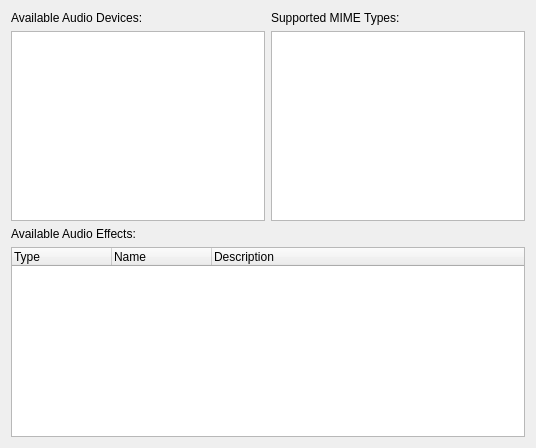
<ui version="4.0" >
 <class>BackendCapabilitiesWidget</class>
 <widget class="QWidget" name="BackendCapabilitiesWidget" >
  <property name="geometry" >
   <rect>
    <x>0</x>
    <y>0</y>
    <width>536</width>
    <height>448</height>
   </rect>
  </property>
  <layout class="QGridLayout" name="gridLayout" >
   <item row="0" column="0" >
    <widget class="QLabel" name="label" >
     <property name="text" >
      <string>Available Audio Devices:</string>
     </property>
    </widget>
   </item>
   <item row="0" column="1" >
    <widget class="QLabel" name="label_2" >
     <property name="text" >
      <string>Supported MIME Types:</string>
     </property>
    </widget>
   </item>
   <item row="1" column="0" >
    <widget class="QListView" name="audioDevicesListView" />
   </item>
   <item row="1" column="1" >
    <widget class="QListWidget" name="mimeTypesListWidget" />
   </item>
   <item row="2" column="0" >
    <widget class="QLabel" name="label_3" >
     <property name="text" >
      <string>Available Audio Effects:</string>
     </property>
    </widget>
   </item>
   <item row="3" column="0" colspan="2" >
    <widget class="QTreeWidget" name="audioEffectsTreeWidget" >
     <column>
      <property name="text" >
       <string>Type</string>
      </property>
     </column>
     <column>
      <property name="text" >
       <string>Name</string>
      </property>
     </column>
     <column>
      <property name="text" >
       <string>Description</string>
      </property>
     </column>
    </widget>
   </item>
  </layout>
 </widget>
 <resources/>
 <connections/>
</ui>
